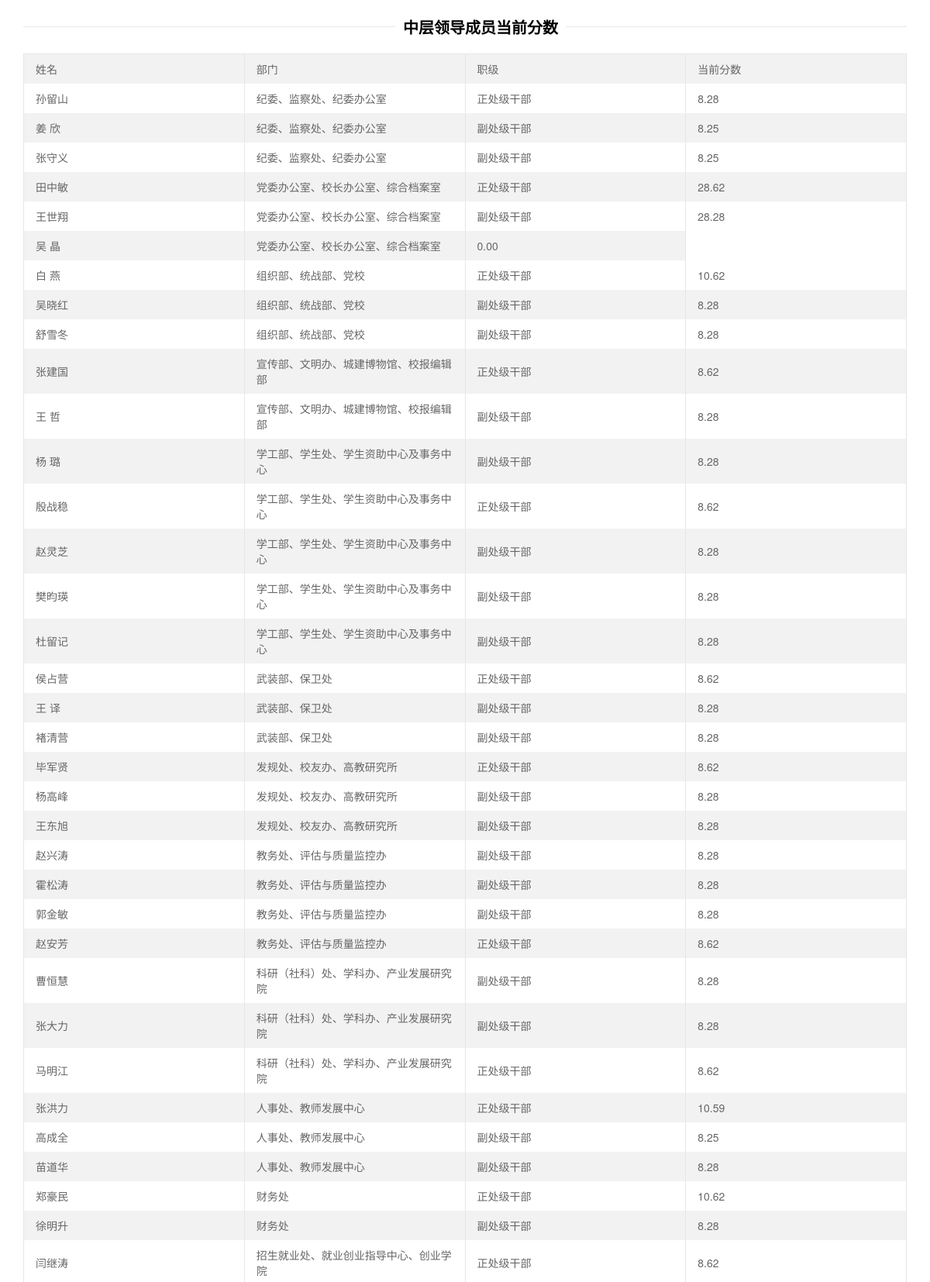
/pages/admin/grades_view/get_person_grade.php (upper part), run on the app's committed database.
### tables this page shows
CREATE TABLE `grades_472739` (
  `ID` int(11) NOT NULL AUTO_INCREMENT,
  `UserID` int(11) DEFAULT NULL,
  `grade` float(4,2) unsigned zerofill NOT NULL,
  PRIMARY KEY (`ID`) USING BTREE,
  KEY `grade_User` (`UserID`) USING BTREE,
  CONSTRAINT `grade_User` FOREIGN KEY (`UserID`) REFERENCES `userinfo` (`UserID`) ON DELETE CASCADE ON UPDATE CASCADE
);

### pages/admin/grades_view/get_person_grade.php (the view, shortened to what this page needs)
<?php require_once('../../../Connections/connjxkh.php'); ?>
<!DOCTYPE html PUBLIC "-//W3C//DTD XHTML 1.0 Transitional//EN"
        "http://www.w3.org/TR/xhtml1/DTD/xhtml1-transitional.dtd">
<html xmlns="http://www.w3.org/1999/xhtml">
<head>
<link rel="stylesheet" href="../../../lib/layui245/css/layui.css"  media="all">
</head>
<body class="layui-main ">
<div class="layui-form">
<form class="layui-form" action="outExcel.php" method="post"  id="excelfromtable">
<fieldset class="layui-elem-field layui-field-title" style="margin-top: 20px;">
  <legend align="center"><b>中层领导成员当前分数</b></legend>
</fieldset>
<table class="layui-table" lay-even="" lay-skin="row" id="tablelist">
  <colgroup>
    <col width="200">
    <col width="200">
    <col width="200">
  <col width="200">
    <col>
  </colgroup>
  <thead>
    <tr>
            <td>姓名</td>
            <td>部门</td>
            <td>职级</td>
            <td>当前分数</td>
    </tr>
  </thead>
  <tbody>
    <?php
$sql1="select RecordCode from voterecord where khtype=1";
$rs = mysql_fetch_assoc(mysql_query($sql1, $connjxkh));
$tableName="grades_".$rs['RecordCode'];
$sql = "SELECT * from ".$tableName;
$result =mysql_query($sql, $connjxkh);
    while($row=mysql_fetch_row($result)){
          echo "<tr>";
          $sqlinfo = "select * from userinformation where UserID = ".$row[1];
          $rs2 = mysql_fetch_assoc(mysql_query($sqlinfo, $connjxkh));
          echo "<td>".$rs2['UserName']."</td><td>".$rs2['DeptName']."</td>";
          switch($rs2['LevelID']){
            case 2 : echo "<td> 正处级干部</td>";break;
            case 3 : echo "<td> 副处级干部</td>";break;
          }
          echo "<td>".$row[2]."</td></tr>";
    }
?>
</table>
</div>
</body>
</html>

### data on the page
grades_472739: UserName "孙留山", DeptName "纪委、监察处、纪委办公室", shows "正处级干部", grade "8.28"
grades_472739: UserName "姜 欣", DeptName "纪委、监察处、纪委办公室", shows "副处级干部", grade "8.25"
grades_472739: UserName "张守义", DeptName "纪委、监察处、纪委办公室", shows "副处级干部", grade "8.25"
grades_472739: UserName "田中敏", DeptName "党委办公室、校长办公室、综合档案室", shows "正处级干部", grade "28.62"
grades_472739: UserName "王世翔", DeptName "党委办公室、校长办公室、综合档案室", shows "副处级干部", grade "28.28"
grades_472739: UserName "吴 晶", DeptName "党委办公室、校长办公室、综合档案室", grade "0.00"
grades_472739: UserName "白 燕", DeptName "组织部、统战部、党校", shows "正处级干部", grade "10.62"
grades_472739: UserName "吴晓红", DeptName "组织部、统战部、党校", shows "副处级干部", grade "8.28"
grades_472739: UserName "舒雪冬", DeptName "组织部、统战部、党校", shows "副处级干部", grade "8.28"
grades_472739: UserName "张建国", DeptName "宣传部、文明办、城建博物馆、校报编辑部", shows "正处级干部", grade "8.62"
grades_472739: UserName "王 哲", DeptName "宣传部、文明办、城建博物馆、校报编辑部", shows "副处级干部", grade "8.28"
grades_472739: UserName "杨 璐", DeptName "学工部、学生处、学生资助中心及事务中心", shows "副处级干部", grade "8.28"
grades_472739: UserName "殷战稳", DeptName "学工部、学生处、学生资助中心及事务中心", shows "正处级干部", grade "8.62"
grades_472739: UserName "赵灵芝", DeptName "学工部、学生处、学生资助中心及事务中心", shows "副处级干部", grade "8.28"
grades_472739: UserName "樊昀瑛", DeptName "学工部、学生处、学生资助中心及事务中心", shows "副处级干部", grade "8.28"
grades_472739: UserName "杜留记", DeptName "学工部、学生处、学生资助中心及事务中心", shows "副处级干部", grade "8.28"
grades_472739: UserName "侯占营", DeptName "武装部、保卫处", shows "正处级干部", grade "8.62"
grades_472739: UserName "王 译", DeptName "武装部、保卫处", shows "副处级干部", grade "8.28"
grades_472739: UserName "褚清营", DeptName "武装部、保卫处", shows "副处级干部", grade "8.28"
grades_472739: UserName "毕军贤", DeptName "发规处、校友办、高教研究所", shows "正处级干部", grade "8.62"
grades_472739: UserName "杨高峰", DeptName "发规处、校友办、高教研究所", shows "副处级干部", grade "8.28"
grades_472739: UserName "王东旭", DeptName "发规处、校友办、高教研究所", shows "副处级干部", grade "8.28"
grades_472739: UserName "赵兴涛", DeptName "教务处、评估与质量监控办", shows "副处级干部", grade "8.28"
grades_472739: UserName "霍松涛", DeptName "教务处、评估与质量监控办", shows "副处级干部", grade "8.28"
grades_472739: UserName "郭金敏", DeptName "教务处、评估与质量监控办", shows "副处级干部", grade "8.28"
grades_472739: UserName "赵安芳", DeptName "教务处、评估与质量监控办", shows "正处级干部", grade "8.62"
grades_472739: UserName "曹恒慧", DeptName "科研（社科）处、学科办、产业发展研究院", shows "副处级干部", grade "8.28"
grades_472739: UserName "张大力", DeptName "科研（社科）处、学科办、产业发展研究院", shows "副处级干部", grade "8.28"
grades_472739: UserName "马明江", DeptName "科研（社科）处、学科办、产业发展研究院", shows "正处级干部", grade "8.62"
grades_472739: UserName "张洪力", DeptName "人事处、教师发展中心", shows "正处级干部", grade "10.59"
grades_472739: UserName "高成全", DeptName "人事处、教师发展中心", shows "副处级干部", grade "8.25"
grades_472739: UserName "苗道华", DeptName "人事处、教师发展中心", shows "副处级干部", grade "8.28"
grades_472739: UserName "郑豪民", DeptName "财务处", shows "正处级干部", grade "10.62"
grades_472739: UserName "徐明升", DeptName "财务处", shows "副处级干部", grade "8.28"
grades_472739: UserName "闫继涛", DeptName "招生就业处、就业创业指导中心、创业学院", shows "正处级干部", grade "8.62"
